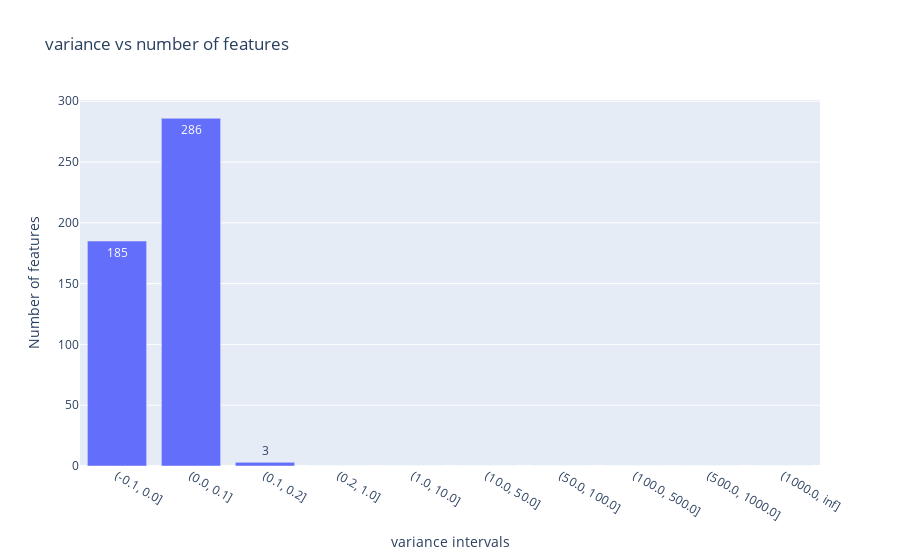

The notebook cell this image was saved under:
### Code cell
fig_var_nor = px.bar(x=normalised_data_binned.index, y=normalised_data_binned, title="variance vs number of features", text = normalised_data_binned)
fig_var_nor.update_xaxes(title='variance intervals')
fig_var_nor.update_yaxes(title='Number of features')
fig_var_nor.show()

### Figure 1 — Plotly figure (JSON) as saved in the notebook; plotly's stock layout.template omitted (floating-point values rounded to 4 significant figures)
{"data": [{"alignmentgroup": "True", "hovertemplate": "x=%{x}<br>y=%{y}<br>text=%{text}<extra></extra>", "legendgroup": "", "marker": {"color": "#636efa", "pattern": {"shape": ""}}, "name": "", "offsetgroup": "", "orientation": "v", "showlegend": false, "text": [185, 286, 3, 0, 0, 0, 0, 0, 0, 0], "textposition": "auto", "type": "bar", "x": ["(-0.1, 0.0]", "(0.0, 0.1]", "(0.1, 0.2]", "(0.2, 1.0]", "(1.0, 10.0]", "(10.0, 50.0]", "(50.0, 100.0]", "(100.0, 500.0]", "(500.0, 1000.0]", "(1000.0, inf]"], "xaxis": "x", "y": [185, 286, 3, 0, 0, 0, 0, 0, 0, 0], "yaxis": "y"}], "layout": {"barmode": "relative", "legend": {"tracegroupgap": 0}, "title": {"text": "variance vs number of features"}, "xaxis": {"anchor": "y", "domain": [0, 1], "title": {"text": "variance intervals"}}, "yaxis": {"anchor": "x", "domain": [0, 1], "title": {"text": "Number of features"}}}}
